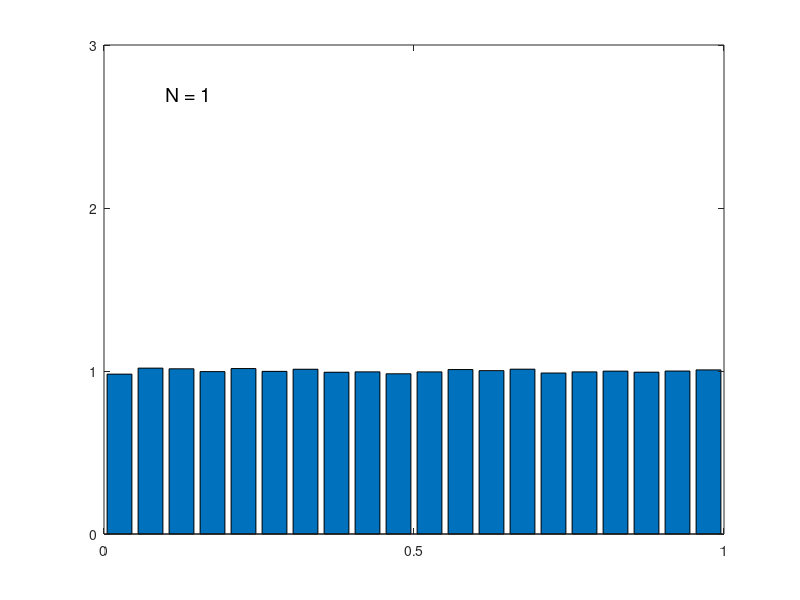

Write the MATLAB code that produced this figure. (Note: this script raises an error after producing the figure.)
% Demonstration of the Central Limit Theorem, based on Bishop 2.6
% Written by Matthew Dunham
function centralLimitDemo(doSave)

if nargin < 1, doSave = false; end

samples = 100000;
bins = 20;
N = [1 2 10];
for i=1:length(N)
   figure(i);
   convolutionHist(N(i),samples,bins);
   if doPrintPmtk, doPrintPmtkFigures(sprintf('clt%d.pdf', N(i))); end;
end

%%
%Plot a normalized histogram of 'N' i.i.d. standard uniform samples of size
%'sampleSize' using the specified number of bins. 
function convolutionHist(N,sampleSize,bins)
X = mean(rand(sampleSize,N),2);
[counts binLocations] = hist(X,bins);
counts = counts / (sampleSize/bins); %Normalize counts
bar(binLocations,counts);
axis([0 1 0 3])
set(gca,'XTick',[0 0.5 1]);
set(gca,'YTick',0:3);
text(0.1,2.7,['N = ',num2str(N)],'FontSize',14);
end
end
